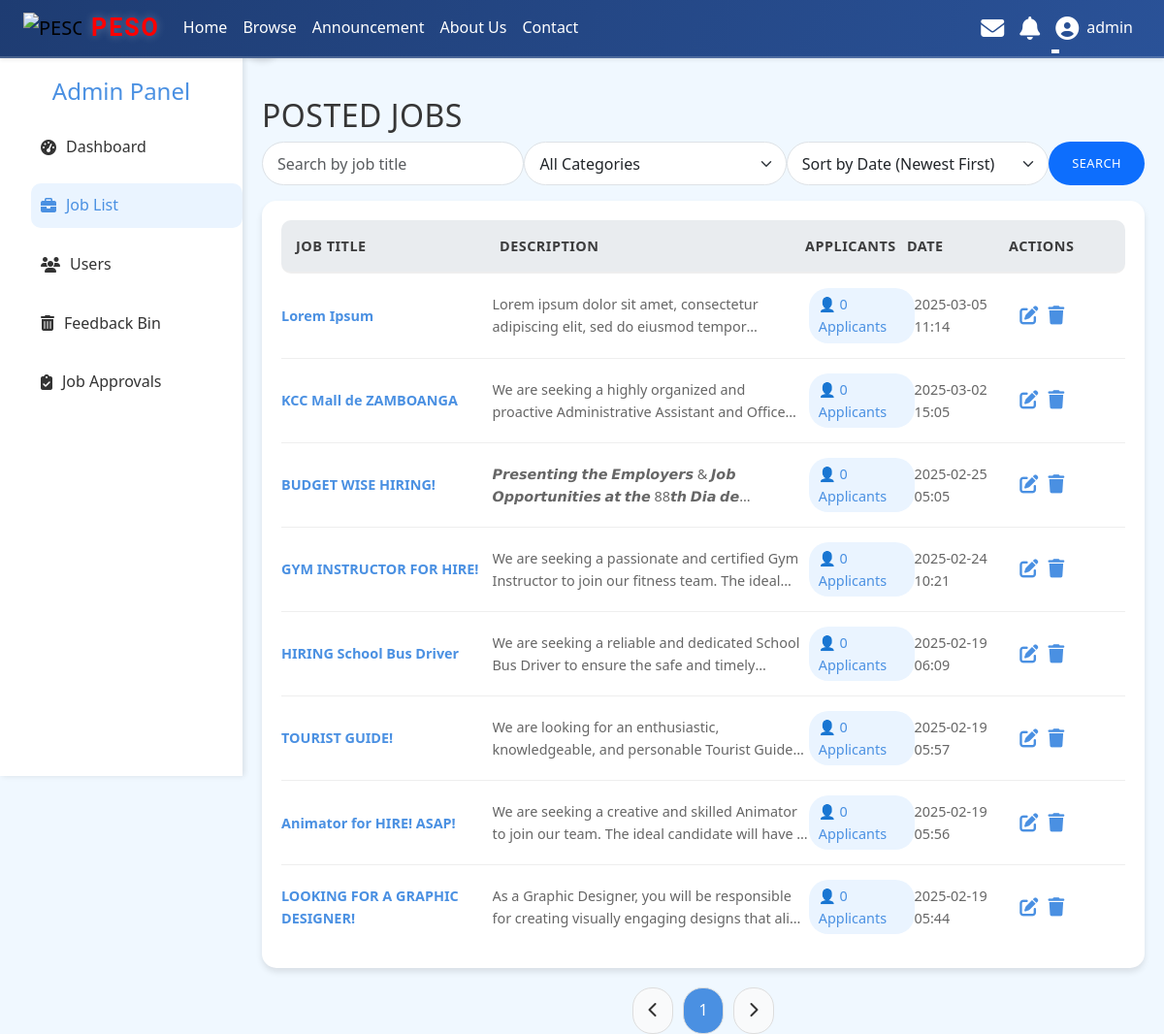
The app's page /admin/job_list.php (signed in) with its own data.
### tables this page shows
CREATE TABLE `jobs` (
  `id` int(11) NOT NULL,
  `title` varchar(255) NOT NULL,
  `description` text NOT NULL,
  `thumbnail` varchar(255) DEFAULT NULL,
  `photo` varchar(255) DEFAULT NULL,
  `created_at` timestamp NOT NULL DEFAULT current_timestamp(),
  `category_id` int(11) NOT NULL,
  `location` varchar(255) DEFAULT NULL,
  `specific_location` varchar(255) DEFAULT NULL,
  `responsibilities` text NOT NULL,
  `requirements` text NOT NULL,
  `preferred_qualifications` text DEFAULT NULL,
  `status` enum('pending','approved','rejected') DEFAULT 'pending',
  `employer_id` int(11) NOT NULL,
  `remarks` text DEFAULT NULL
);

### admin/job_list.php (the view, shortened to what this page needs)
<?php
include '../includes/header.php';
$limit = 15;
$page = isset($_GET['page']) ? (int)$_GET['page'] : 1;
$offset = ($page - 1) * $limit;
$search = isset($_GET['search']) ? $_GET['search'] : '';
$category_filter = isset($_GET['category_filter']) ? $_GET['category_filter'] : '';
$sort = isset($_GET['sort']) ? $_GET['sort'] : 'created_at_desc';
$sort_mapping = [
    'created_at_asc' => ['column' => 'created_at', 'order' => 'ASC'],
    'created_at_desc' => ['column' => 'created_at', 'order' => 'DESC'],
    'title_asc' => ['column' => 'title', 'order' => 'ASC'],
    'title_desc' => ['column' => 'title', 'order' => 'DESC'],
    'total_applicants_asc' => ['column' => 'total_applicants', 'order' => 'ASC'],
    'total_applicants_desc' => ['column' => 'total_applicants', 'order' => 'DESC'],
];
$sort_column = $sort_mapping[$sort]['column'];
$sort_order = $sort_mapping[$sort]['order'];
$query = "SELECT j.*, COUNT(a.id) AS total_applicants
          FROM jobs j
          LEFT JOIN applications a ON j.id = a.job_id
          WHERE j.title LIKE ?";
$query .= " GROUP BY j.id
            ORDER BY $sort_column $sort_order
            LIMIT ? OFFSET ?";
$stmt = $conn->prepare($query);
$search_param = "%" . $search . "%";
if ($category_filter) {
    $stmt->bind_param("siii", $search_param, $category_filter, $limit, $offset);
} else {
    $stmt->bind_param("sii", $search_param, $limit, $offset);
}
$stmt->execute();
$result = $stmt->get_result();
$count_query = "SELECT COUNT(*) AS total_jobs FROM jobs WHERE title LIKE ?";
$stmt = $conn->prepare($count_query);
if ($category_filter) {
    $stmt->bind_param("si", $search_param, $category_filter);
} else {
    $stmt->bind_param("s", $search_param);
}
$stmt->execute();
$count_result = $stmt->get_result();
$count_data = $count_result->fetch_assoc();
$total_jobs = $count_data['total_jobs'];
$total_pages = ceil($total_jobs / $limit);
?>
<!DOCTYPE html>
<html lang="en">
<head>
    <link href="https://cdnjs.cloudflare.com/ajax/libs/font-awesome/6.4.2/css/all.min.css" rel="stylesheet">
    <link rel="stylesheet" href="/JOB/assets/job_list.css">
</head>
<body>
<div class="sidebar" id="sidebar">
    <div>
        <h2>Admin Panel</h2>
        <ul>
            <li><a href="admin.php"><i class="fas fa-tachometer-alt"></i> Dashboard</a></li>
            <li><a href="job_list.php" class="active"><i class="fas fa-briefcase"></i> Job List</a></li>
            <li><a href="user_list.php"><i class="fas fa-users"></i> Users</a></li>
            <li><a href="feedback_bin.php"><i class="fas fa-trash-alt"></i> Feedback Bin</a></li>
            <li><a href="job_approval.php "><i class="fas fa-clipboard-check"></i> Job Approvals</a></li>
        </ul>
    </div>
    <div class="toggle-btn" onclick="toggleSidebar()">
        <i class="fas fa-angle-right"></i>
    </div>
</div>
            <main>
                <h3>Posted Jobs</h3>
<form class="d-flex mb-3 flex-column flex-sm-row" method="get" action="job_list.php">
    <input type="text" name="search" class="form-control rounded-pill mb-3 mb-sm-0" placeholder="Search by job title" value="<?= htmlspecialchars($search) ?>">
    <select name="category_filter" class="form-select rounded-pill mb-3 mb-sm-0">
        <option value="">All Categories</option>
    </select>
    <select name="sort" class="form-select rounded-pill mb-3 mb-sm-0">
        <option value="created_at_desc" <?= $sort === 'created_at_desc' ? 'selected' : '' ?>>Sort by Date (Newest First)</option>
    </select>
    <button type="submit" class="btn btn-primary rounded-pill">Search</button>
</form>
   <div class="job-list">
        <div class="job-header">
            <div>Job Title</div>
            <div>Description</div>
            <div>Applicants</div>
            <div>Date</div>
            <div>Actions</div>
        </div>
        <?php while ($row = $result->fetch_assoc()): ?>
            <div class="job-item">
                <div class="title"><?= htmlspecialchars($row['title']) ?></div>
                <div class="description"><?= htmlspecialchars($row['description']) ?></div>
                <div class="applicants" onclick="location.href='view_applicants.php?job_id=<?= $row['id'] ?>'">
                    👤 <?= $row['total_applicants'] ?> Applicants
                </div>
                <div class="date"><?= htmlspecialchars(date('Y-m-d H:i', strtotime($row['created_at']))) ?></div>
                <div class="actions">
                <button onclick="location.href='edit_job.php?id=<?= $row['id'] ?>&source=job_list'"><i class="fas fa-edit"></i></button>
                    <button data-bs-toggle="modal" data-bs-target="#deleteJobModal" class="btn-delete" data-job-id="<?= $row['id'] ?>"><i class="fas fa-trash"></i></button>
                </div>
            </div>
        <?php endwhile; ?>
    </div>
    <div class="pagination">
        <button onclick="location.href='?page=<?= $page - 1 ?>&search=<?= $search ?>'" <?= $page <= 1 ? 'disabled' : '' ?>> <i class="fas fa-chevron-left"></i> </button>
        <?php for ($i = 1; $i <= $total_pages; $i++): ?>
            <button onclick="location.href='?page=<?= $i ?>&search=<?= $search ?>'" <?= $i === $page ? 'class="active"' : '' ?>><?= $i ?></button>
        <?php endfor; ?>
        <button onclick="location.href='?page=<?= $page + 1 ?>&search=<?= $search ?>'" <?= $page >= $total_pages ? 'disabled' : '' ?>> <i class="fas fa-chevron-right"></i> </button>
    </div>
</body>
</html>

### assets/header.css (style rules this page uses)
* { margin: 0; padding: 0; box-sizing: border-box; }
body { padding-top: 60px; }
.btn { font-size: 0.8rem; padding: 0.6rem 1.5rem; border: none; border-radius: 15px; cursor: pointer; transition: all 0.3s ease; text-transform: uppercase; font-weight: 500; letter-spacing: 0.5px; }

### assets/job_list.css (style rules this page uses)
body { font-family: 'Segoe UI', Tahoma, Geneva, Verdana, sans-serif; background: #F0F8FF; color: #333; line-height: 1.6; margin-top:20px; }
main { padding-left:270px; padding-right:20px; }
.sidebar { position: fixed; top: 0; left: 0; width: 250px; height: 100vh; background: #ffffff; padding-top:80px; display: flex; flex-direction: column; justify-content: space-between; box-shadow: 2px 0 6px rgba(0, 0, 0, 0.1); transition: transform 0.3s ease-in-out; }
.sidebar h2 { font-size: 1.5rem; margin-bottom: 20px; text-align: center; color: #4a90e2; }
.sidebar ul { list-style: none; }
.sidebar ul li { margin-bottom: 15px; }
.sidebar ul li a { text-decoration: none; color: #333; font-size: 1rem; display: flex; align-items: center; gap: 10px; padding: 10px; border-radius: 10px; transition: background 0.3s, color 0.3s; }
.sidebar ul li a:hover, .sidebar ul li a.active { background: #eaf4ff; color: #4a90e2; }
.sidebar .toggle-btn { position: absolute; top: 20px; right: -40px; background: #4a90e2; width: 40px; height: 40px; border-radius: 50%; display: flex; align-items: center; justify-content: center; cursor: pointer; box-shadow: 0 4px 6px rgba(0, 0, 0, 0.1); }
.sidebar .toggle-btn i { color: #fff; font-size: 1.2rem; }
.job-list { background: #ffffff; border-radius: 15px; padding: 20px; box-shadow: 0 4px 6px rgba(0, 0, 0, 0.1); }
.job-header { display: grid; grid-template-columns: 2fr 3fr 1fr 1fr 1fr; align-items: center; border-bottom: 2px solid #eee; background-color: #e9ecef; border-radius: 10px; padding: 15px; font-weight: bold; text-transform: uppercase; letter-spacing: 0.5px; color: #000000be; font-size: 0.9rem; }
.job-item { display: grid; grid-template-columns: 2fr 3fr 1fr 1fr 1fr; align-items: center; padding: 15px 0; border-bottom: 1px solid #eee; }
.job-item:last-child { border-bottom: none; }
.job-item div { font-size: 0.9rem; color: #666; }
.job-item .title { font-weight: bold; color: #4a90e2; }
.job-item .description { overflow: hidden; text-overflow: ellipsis; display: -webkit-box; -webkit-line-clamp: 2; -webkit-box-orient: vertical; }
.job-item .applicants { display: inline-block; background: #eaf4ff; color: #4a90e2; padding: 5px 10px; border-radius: 20px; font-size: 0.9rem; cursor: pointer; transition: background 0.3s; }
.job-item .actions { display: flex; gap: 10px; }
.job-item .actions button { background: none; border: none; color: #4a90e2; font-size: 1.2rem; cursor: pointer; transition: color 0.3s; }
.pagination { display: flex; justify-content: center; gap: 10px; margin-top: 20px; }
.pagination button { padding: 10px 15px; background: #f9fafb; border: 1px solid #ddd; border-radius: 20px; color: #333; cursor: pointer; transition: background 0.3s; }
.pagination button.active { background: #4a90e2; color: #fff; }
.form-control, .form-select { height: 45px; padding: 10px 15px; font-size: 1rem; }
h3 { font-size: 2rem; color: #363636; font-weight: 500; text-transform: uppercase; letter-spacing: 0.5px; margin-top:20px; }

### records on screen
jobs: title "Lorem Ipsum", description "Lorem ipsum dolor sit amet, consectetur adipiscing elit, sed do eiusmod…", total_applicants "0", created_at "2025-03-05 11:14"
jobs: title "KCC Mall de ZAMBOANGA", description "We are seeking a highly organized and proactive Administrative Assistant and…", total_applicants "0", created_at "2025-03-02 15:05"
jobs: title "BUDGET WISE HIRING!", description "𝙋𝙧𝙚𝙨𝙚𝙣𝙩𝙞𝙣𝙜 𝙩𝙝𝙚 𝙀𝙢𝙥𝙡𝙤𝙮𝙚𝙧𝙨 & 𝙅𝙤𝙗 𝙊𝙥𝙥𝙤𝙧𝙩𝙪𝙣𝙞𝙩𝙞𝙚𝙨 𝙖𝙩 𝙩𝙝𝙚 88𝙩𝙝 𝘿𝙞𝙖…", total_applicants "0", created_at "2025-02-25 05:05"
jobs: title "GYM INSTRUCTOR FOR HIRE!", description "We are seeking a passionate and certified Gym Instructor to join our fitness team. The…", total_applicants "0", created_at "2025-02-24 10:21"
jobs: title "HIRING School Bus Driver", description "We are seeking a reliable and dedicated School Bus Driver to ensure the safe and…", total_applicants "0", created_at "2025-02-19 06:09"
jobs: title "TOURIST GUIDE!", description "We are looking for an enthusiastic, knowledgeable, and personable Tourist…", total_applicants "0", created_at "2025-02-19 05:57"
jobs: title "Animator for HIRE! ASAP!", description "We are seeking a creative and skilled Animator to join our team. The ideal candidate will have…", total_applicants "0", created_at "2025-02-19 05:56"
jobs: title "LOOKING FOR A GRAPHIC DESIGNER!", description "As a Graphic Designer, you will be responsible for creating visually engaging designs that…", total_applicants "0", created_at "2025-02-19 05:44"

### other values on screen
$_SESSION['username'] "admin"
